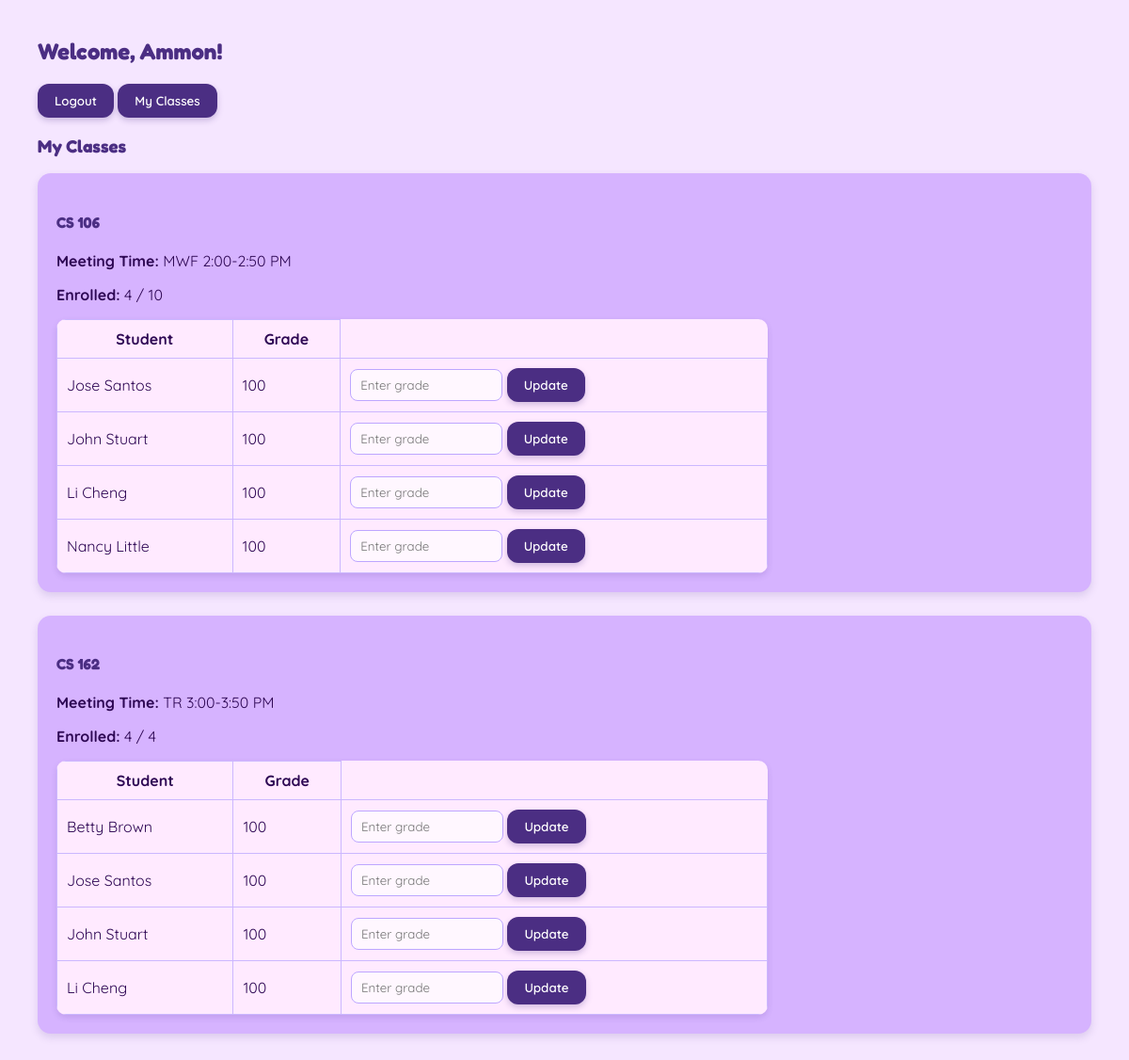
Screenshot of /teacher/dashboard (signed in) with the database file from the repository.
### models.py (models this page shows, shortened)
class User(UserMixin, db.Model):
    __tablename__ = "users"
    id = db.Column(db.Integer, primary_key=True)
    username = db.Column(db.String(80), unique=True, nullable=False)
    email = db.Column(db.String(120), unique=True, nullable=False)
    password = db.Column(db.String(200), nullable=False)
    role = db.Column(db.String(20), nullable=False, default="student")
    first_name = db.Column(db.String(80), nullable=False)
    last_name = db.Column(db.String(80), nullable=False)

class Course(db.Model):
    __tablename__ = "courses"
    id = db.Column(db.Integer, primary_key=True)
    code = db.Column(db.String(20), unique=True, nullable=False)
    meeting_time = db.Column(db.String(50))
    capacity = db.Column(db.Integer, nullable=False, default=30)
    teacher_id = db.Column(db.Integer, db.ForeignKey("users.id"))
    teacher = db.relationship("User", backref = "taught_courses")
    @property
    def enrollment_count(self):
        return len([e for e in self.enrollments if e.status == "active"])

class Enrollment(db.Model):
    __tablename__ = "enrollments"
    id = db.Column(db.Integer, primary_key=True)
    student_id = db.Column(db.Integer, db.ForeignKey("users.id"), nullable=False)
    course_id = db.Column(db.Integer, db.ForeignKey("courses.id"), nullable=False)
    grade = db.Column(db.String(5))
    status = db.Column(db.String(20), nullable=False, default="active")
    student = db.relationship("User", backref="enrollments", foreign_keys=[student_id])
    course = db.relationship("Course", backref="enrollments")

### app.py (the view)
@app.route("/teacher/dashboard")
@login_required
def teacher_dashboard():
    courses = Course.query.filter_by(teacher_id=current_user.id).all()
    course_data = []
    for course in courses:
        enrollments = Enrollment.query.filter_by(course_id=course.id, status="active").all()
        course_data.append({
            "course": course,
            "enrollments": enrollments
        })
    return render_template("teacher_dashboard.html", course_data=course_data)

### app.py (called while the page is built)
@login_manager.user_loader
def load_user(user_id):
    return User.query.get(int(user_id))

### templates/teacher_dashboard.html (shortened to what this page needs)
<!DOCTYPE html>
<html lang="en">
    <head>
        <link rel="stylesheet" href="/static/styles.css">
    </head>
<body>
    <h2>Welcome, {{ current_user.first_name }}!</h2>
    <form action="/logout" method="GET" style="display:inline;">
        <button type="submit">Logout</button>
    </form>
    <button onclick="showTab('my-classes')">My Classes</button>
    <div id="my-classes">
        <h3>My Classes</h3>
        {% for item in course_data %}
        <section>
            <h4>{{ item.course.code}}</h4>
            <p><strong>Meeting Time:</strong> {{ item.course.meeting_time }}</p>
            <p><strong>Enrolled:</strong> {{ item.course.enrollment_count }} / {{ item.course.capacity }}</p>
            <table>
                <tr>
                    <th>Student</th>
                    <th>Grade</th>
                </tr>
                {% for enrollment in item.enrollments %}
                <tr>
                    <td>{{ enrollment.student.first_name }} {{ enrollment.student.last_name }}</td>
                    <td>{{ enrollment.grade or "N/A" }}</td>
                    <td>
                        <form method="POST" action="/teacher/update_grade/{{ enrollment.id }}">
                            <input type="number" name="grade" min="0" max="100" placeholder="Enter grade">
                            <button type="submit">Update</button>
                        </form>
                    </td>
                </tr>
                {% endfor %}
            </table>
        </section>
        </div>
    {% endfor %}
</body>
</html>

### static/styles.css (style rules this page uses)
body { font-family: 'Quicksand', sans-serif; margin: 40px; background: #f5e6ff; color: #2e0854; }
h1,h2,h3,h4 { font-family: 'Fredoka', sans-serif; color: #4b2e83; }
section { background: #d6b3ff; padding: 20px; margin-bottom: 25px; border-radius: 14px; box-shadow: 0 4px 8px rgba(75, 46, 131, 0.15); }
input { padding: 8px 10px; border-radius: 8px; border: 1px solid #bda6ff; background: #fff7ff; color: #653397; font-family: 'Quicksand', sans-serif; }
input[type="number"] { width: 140px; }
button { padding: 10px 18px; border:none; border-radius: 12px; background: #4b2e83; color: white; font-weight: 600; font-family: 'Quicksand', sans-serif; cursor: pointer; transition: 0.25s ease; box-shadow: 0 3px 6px rgba(75, 46, 131, 0.25); }
table { margin-top:15px; border-collapse:collapse; width:70%; background: #ffeaff; border-radius: 10px; overflow: hidden; box-shadow: 0 3px 6px rgba(75, 46, 131, 0.15); }
td,th { border: 1px solid #cbb7ff; padding: 10px; }

### rows the page displays
User: first_name "Ammon"
Course: course.code "CS 106", course.meeting_time "MWF 2:00-2:50 PM", course.capacity "10"
Enrollment: course.enrollment_count "4", student.first_name "Jose", student.last_name "Santos", grade "100"
Enrollment: student.first_name "John", student.last_name "Stuart", grade "100"
Enrollment: student.first_name "Li", student.last_name "Cheng", grade "100"
Enrollment: student.first_name "Nancy", student.last_name "Little", grade "100"
Course: course.code "CS 162", course.meeting_time "TR 3:00-3:50 PM", course.capacity "4"
Enrollment: course.enrollment_count "4", student.first_name "Betty", student.last_name "Brown", grade "100"
Enrollment: student.first_name "Jose", student.last_name "Santos", grade "100"
Enrollment: student.first_name "John", student.last_name "Stuart", grade "100"
Enrollment: student.first_name "Li", student.last_name "Cheng", grade "100"
